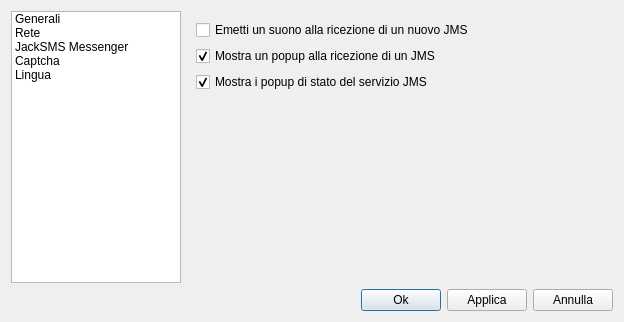
<?xml version="1.0" encoding="UTF-8"?>
<ui version="4.0">
 <class>OpzioniDialog</class>
 <widget class="QDialog" name="OpzioniDialog">
  <property name="geometry">
   <rect>
    <x>0</x>
    <y>0</y>
    <width>624</width>
    <height>322</height>
   </rect>
  </property>
  <property name="windowTitle">
   <string>Opzioni</string>
  </property>
  <layout class="QHBoxLayout" name="horizontalLayout_4">
   <item>
    <layout class="QVBoxLayout" name="verticalLayout_2">
     <item>
      <layout class="QHBoxLayout" name="horizontalLayout">
       <item>
        <widget class="QListWidget" name="listOpzioni">
         <property name="sizePolicy">
          <sizepolicy hsizetype="Fixed" vsizetype="Expanding">
           <horstretch>0</horstretch>
           <verstretch>0</verstretch>
          </sizepolicy>
         </property>
         <property name="maximumSize">
          <size>
           <width>170</width>
           <height>16777215</height>
          </size>
         </property>
         <property name="iconSize">
          <size>
           <width>24</width>
           <height>24</height>
          </size>
         </property>
         <property name="spacing">
          <number>0</number>
         </property>
         <property name="viewMode">
          <enum>QListView::ListMode</enum>
         </property>
         <property name="wordWrap">
          <bool>false</bool>
         </property>
         <item>
          <property name="text">
           <string>Generali</string>
          </property>
          <property name="icon">
           <iconset resource="resources.qrc">
            <normaloff>:/resource/jacksms_icona_impostazioni_24x24-7.png</normaloff>:/resource/jacksms_icona_impostazioni_24x24-7.png</iconset>
          </property>
         </item>
         <item>
          <property name="text">
           <string>Rete</string>
          </property>
          <property name="icon">
           <iconset resource="resources.qrc">
            <normaloff>:/resource/jacksms_icona_statistiche_24x24-2.png</normaloff>:/resource/jacksms_icona_statistiche_24x24-2.png</iconset>
          </property>
         </item>
         <item>
          <property name="text">
           <string>JackSMS Messenger</string>
          </property>
          <property name="icon">
           <iconset resource="resources.qrc">
            <normaloff>:/resource/jacksms_icona_im_24x24-3.png</normaloff>:/resource/jacksms_icona_im_24x24-3.png</iconset>
          </property>
         </item>
         <item>
          <property name="text">
           <string>Captcha</string>
          </property>
          <property name="icon">
           <iconset resource="resources.qrc">
            <normaloff>:/resource/plugin.png</normaloff>:/resource/plugin.png</iconset>
          </property>
         </item>
         <item>
          <property name="text">
           <string>Lingua</string>
          </property>
          <property name="icon">
           <iconset resource="resources.qrc">
            <normaloff>:/resource/6.png</normaloff>:/resource/6.png</iconset>
          </property>
         </item>
        </widget>
       </item>
       <item>
        <widget class="QStackedWidget" name="stackedWidget">
         <property name="currentIndex">
          <number>2</number>
         </property>
         <widget class="QWidget" name="generali">
          <layout class="QHBoxLayout" name="horizontalLayout_3">
           <item>
            <layout class="QVBoxLayout" name="verticalLayout">
             <item>
              <widget class="QCheckBox" name="checkSalvalocale">
               <property name="text">
                <string>Salva i messaggi in locale</string>
               </property>
               <property name="checked">
                <bool>true</bool>
               </property>
              </widget>
             </item>
             <item>
              <widget class="QCheckBox" name="checkAccountDefault">
               <property name="text">
                <string>Imposta l'account associato quando selezioni un contatto</string>
               </property>
               <property name="checked">
                <bool>true</bool>
               </property>
              </widget>
             </item>
             <item>
              <widget class="QCheckBox" name="errorSmsPopup">
               <property name="text">
                <string>Segnala con un popup l'errore sull'invio di un SMS o JMS</string>
               </property>
               <property name="checked">
                <bool>true</bool>
               </property>
              </widget>
             </item>
             <item>
              <widget class="QCheckBox" name="successSmsPopup">
               <property name="text">
                <string>Segnala con un popup il corretto invio di un SMS o JMS</string>
               </property>
              </widget>
             </item>
             <item>
              <widget class="QCheckBox" name="captchaPopup">
               <property name="text">
                <string>Segnala con un popup la richiesta di inserimento captcha</string>
               </property>
              </widget>
             </item>
             <item>
              <widget class="QCheckBox" name="nonSalvaCookies">
               <property name="toolTip">
                <string>Questa opzione disattiva il salvataggio delle sessioni. Utile per coloro che hanno spesso problemi di sessioni corrotte.</string>
               </property>
               <property name="text">
                <string>Disattiva il salvataggio delle sessioni (cookies)</string>
               </property>
              </widget>
             </item>
             <item>
              <widget class="QCheckBox" name="opzAutoLogin">
               <property name="toolTip">
                <string>Questa opzione viene disattivata automaticamente se si usa il tasto logout dal menu. Usando questa opzione vengono salvate le credenziali di accesso.</string>
               </property>
               <property name="text">
                <string>Effettua il login automaticamente</string>
               </property>
              </widget>
             </item>
             <item>
              <widget class="QCheckBox" name="opzSvuotaInvioCorretto">
               <property name="text">
                <string>Pulisci la schermata per un nuovo messaggio dopo invio corretto </string>
               </property>
              </widget>
             </item>
             <item>
              <widget class="QCheckBox" name="hideServiceUpdate">
               <property name="text">
                <string>Nascondi i messaggi di aggiornamento servizi</string>
               </property>
              </widget>
             </item>
             <item>
              <spacer name="verticalSpacer">
               <property name="orientation">
                <enum>Qt::Vertical</enum>
               </property>
               <property name="sizeHint" stdset="0">
                <size>
                 <width>20</width>
                 <height>40</height>
                </size>
               </property>
              </spacer>
             </item>
            </layout>
           </item>
          </layout>
         </widget>
         <widget class="QWidget" name="rete">
          <layout class="QHBoxLayout" name="horizontalLayout_5">
           <item>
            <layout class="QVBoxLayout" name="verticalLayout_4">
             <item>
              <widget class="QCheckBox" name="CheckUsaProxy">
               <property name="text">
                <string>Utilizza un server proxy</string>
               </property>
              </widget>
             </item>
             <item>
              <layout class="QGridLayout" name="gridLayout_2">
               <item row="0" column="1">
                <widget class="QLabel" name="label_5">
                 <property name="text">
                  <string>Porta</string>
                 </property>
                </widget>
               </item>
               <item row="1" column="0">
                <widget class="QLineEdit" name="TextServer"/>
               </item>
               <item row="1" column="1">
                <widget class="QLineEdit" name="TextPort"/>
               </item>
               <item row="0" column="0">
                <widget class="QLabel" name="label_4">
                 <property name="text">
                  <string>Server</string>
                 </property>
                </widget>
               </item>
              </layout>
             </item>
             <item>
              <widget class="QLabel" name="label_6">
               <property name="text">
                <string>Tipo server</string>
               </property>
              </widget>
             </item>
             <item>
              <layout class="QHBoxLayout" name="horizontalLayout_6">
               <item>
                <widget class="QRadioButton" name="RadioHttp">
                 <property name="text">
                  <string>Http</string>
                 </property>
                 <property name="checked">
                  <bool>true</bool>
                 </property>
                </widget>
               </item>
               <item>
                <widget class="QRadioButton" name="RadioSocks5">
                 <property name="text">
                  <string>Socks v5</string>
                 </property>
                </widget>
               </item>
              </layout>
             </item>
             <item>
              <widget class="QCheckBox" name="usaAutenticazione">
               <property name="text">
                <string>Abilita l'autenticazione proxy</string>
               </property>
              </widget>
             </item>
             <item>
              <layout class="QGridLayout" name="gridLayout">
               <item row="0" column="0">
                <widget class="QLabel" name="label_2">
                 <property name="text">
                  <string>Username</string>
                 </property>
                </widget>
               </item>
               <item row="0" column="1">
                <widget class="QLabel" name="label_3">
                 <property name="text">
                  <string>Password</string>
                 </property>
                </widget>
               </item>
               <item row="1" column="0">
                <widget class="QLineEdit" name="proxyUsername"/>
               </item>
               <item row="1" column="1">
                <widget class="QLineEdit" name="proxyPassword">
                 <property name="echoMode">
                  <enum>QLineEdit::Password</enum>
                 </property>
                </widget>
               </item>
              </layout>
             </item>
             <item>
              <spacer name="verticalSpacer_2">
               <property name="orientation">
                <enum>Qt::Vertical</enum>
               </property>
               <property name="sizeHint" stdset="0">
                <size>
                 <width>20</width>
                 <height>40</height>
                </size>
               </property>
              </spacer>
             </item>
            </layout>
           </item>
          </layout>
         </widget>
         <widget class="QWidget" name="im">
          <layout class="QVBoxLayout" name="verticalLayout_7">
           <item>
            <layout class="QVBoxLayout" name="verticalLayout_6">
             <item>
              <widget class="QCheckBox" name="suonoJMS">
               <property name="text">
                <string>Emetti un suono alla ricezione di un nuovo JMS</string>
               </property>
              </widget>
             </item>
             <item>
              <widget class="QCheckBox" name="showPopupNewJms">
               <property name="text">
                <string>Mostra un popup alla ricezione di un JMS</string>
               </property>
               <property name="checked">
                <bool>true</bool>
               </property>
              </widget>
             </item>
             <item>
              <widget class="QCheckBox" name="showPopupJmsStatus">
               <property name="text">
                <string>Mostra i popup di stato del servizio JMS</string>
               </property>
               <property name="checked">
                <bool>true</bool>
               </property>
              </widget>
             </item>
             <item>
              <spacer name="verticalSpacer_4">
               <property name="orientation">
                <enum>Qt::Vertical</enum>
               </property>
               <property name="sizeHint" stdset="0">
                <size>
                 <width>20</width>
                 <height>40</height>
                </size>
               </property>
              </spacer>
             </item>
            </layout>
           </item>
          </layout>
         </widget>
         <widget class="QWidget" name="captchaOptionsPage">
          <layout class="QVBoxLayout" name="verticalLayout_11">
           <item>
            <layout class="QVBoxLayout" name="verticalLayout_10">
             <item>
              <widget class="QCheckBox" name="checkUseCaptcha">
               <property name="text">
                <string>Attiva riconoscimento CAPTCHA se è disponibile un plugin
appropriato</string>
               </property>
              </widget>
             </item>
             <item>
              <layout class="QHBoxLayout" name="horizontalLayout_10">
               <item>
                <widget class="QLabel" name="label_12">
                 <property name="text">
                  <string>Zoom dell'immagine CAPTCHA</string>
                 </property>
                </widget>
               </item>
               <item>
                <widget class="QComboBox" name="comboZoomCaptcha">
                 <item>
                  <property name="text">
                   <string>100%</string>
                  </property>
                 </item>
                 <item>
                  <property name="text">
                   <string>120%</string>
                  </property>
                 </item>
                 <item>
                  <property name="text">
                   <string>140%</string>
                  </property>
                 </item>
                 <item>
                  <property name="text">
                   <string>160%</string>
                  </property>
                 </item>
                 <item>
                  <property name="text">
                   <string>180%</string>
                  </property>
                 </item>
                 <item>
                  <property name="text">
                   <string>200%</string>
                  </property>
                 </item>
                 <item>
                  <property name="text">
                   <string>250%</string>
                  </property>
                 </item>
                 <item>
                  <property name="text">
                   <string>300%</string>
                  </property>
                 </item>
                 <item>
                  <property name="text">
                   <string>350%</string>
                  </property>
                 </item>
                </widget>
               </item>
               <item>
                <spacer name="horizontalSpacer_5">
                 <property name="orientation">
                  <enum>Qt::Horizontal</enum>
                 </property>
                 <property name="sizeHint" stdset="0">
                  <size>
                   <width>40</width>
                   <height>20</height>
                  </size>
                 </property>
                </spacer>
               </item>
              </layout>
             </item>
             <item>
              <spacer name="verticalSpacer_6">
               <property name="orientation">
                <enum>Qt::Vertical</enum>
               </property>
               <property name="sizeHint" stdset="0">
                <size>
                 <width>20</width>
                 <height>40</height>
                </size>
               </property>
              </spacer>
             </item>
            </layout>
           </item>
          </layout>
         </widget>
         <widget class="QWidget" name="page_2">
          <layout class="QVBoxLayout" name="verticalLayout_5">
           <item>
            <layout class="QHBoxLayout" name="horizontalLayout_8">
             <item>
              <widget class="QLabel" name="label_9">
               <property name="sizePolicy">
                <sizepolicy hsizetype="Preferred" vsizetype="Preferred">
                 <horstretch>0</horstretch>
                 <verstretch>0</verstretch>
                </sizepolicy>
               </property>
               <property name="text">
                <string>Lingua di sistema</string>
               </property>
              </widget>
             </item>
             <item>
              <widget class="QComboBox" name="languageComboBox">
               <property name="sizePolicy">
                <sizepolicy hsizetype="Minimum" vsizetype="Fixed">
                 <horstretch>0</horstretch>
                 <verstretch>0</verstretch>
                </sizepolicy>
               </property>
              </widget>
             </item>
             <item>
              <spacer name="horizontalSpacer_2">
               <property name="orientation">
                <enum>Qt::Horizontal</enum>
               </property>
               <property name="sizeHint" stdset="0">
                <size>
                 <width>40</width>
                 <height>20</height>
                </size>
               </property>
              </spacer>
             </item>
            </layout>
           </item>
           <item>
            <spacer name="verticalSpacer_3">
             <property name="orientation">
              <enum>Qt::Vertical</enum>
             </property>
             <property name="sizeHint" stdset="0">
              <size>
               <width>20</width>
               <height>40</height>
              </size>
             </property>
            </spacer>
           </item>
          </layout>
         </widget>
        </widget>
       </item>
      </layout>
     </item>
     <item>
      <layout class="QHBoxLayout" name="horizontalLayout_2">
       <item>
        <spacer name="horizontalSpacer">
         <property name="orientation">
          <enum>Qt::Horizontal</enum>
         </property>
         <property name="sizeHint" stdset="0">
          <size>
           <width>40</width>
           <height>20</height>
          </size>
         </property>
        </spacer>
       </item>
       <item>
        <widget class="QPushButton" name="okButton">
         <property name="text">
          <string>Ok</string>
         </property>
         <property name="icon">
          <iconset resource="resources.qrc">
           <normaloff>:/resource/salva.png</normaloff>:/resource/salva.png</iconset>
         </property>
         <property name="iconSize">
          <size>
           <width>16</width>
           <height>16</height>
          </size>
         </property>
        </widget>
       </item>
       <item>
        <widget class="QPushButton" name="applicaButton">
         <property name="text">
          <string>Applica</string>
         </property>
         <property name="icon">
          <iconset resource="resources.qrc">
           <normaloff>:/resource/salva.png</normaloff>:/resource/salva.png</iconset>
         </property>
         <property name="iconSize">
          <size>
           <width>16</width>
           <height>16</height>
          </size>
         </property>
        </widget>
       </item>
       <item>
        <widget class="QPushButton" name="annullaButton">
         <property name="text">
          <string>Annulla</string>
         </property>
         <property name="icon">
          <iconset resource="resources.qrc">
           <normaloff>:/resource/rimuovi.png</normaloff>:/resource/rimuovi.png</iconset>
         </property>
         <property name="iconSize">
          <size>
           <width>16</width>
           <height>16</height>
          </size>
         </property>
        </widget>
       </item>
      </layout>
     </item>
    </layout>
   </item>
  </layout>
 </widget>
 <resources>
  <include location="resources.qrc"/>
 </resources>
 <connections/>
</ui>
